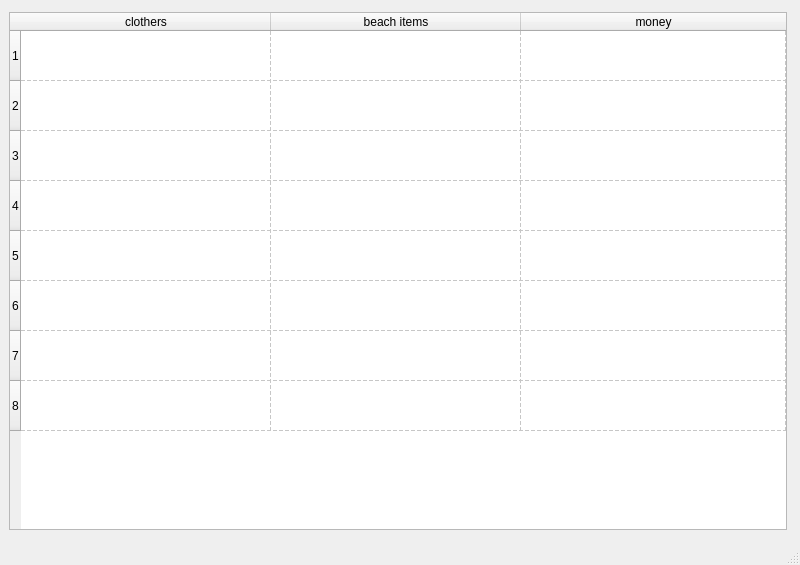
<?xml version="1.0" encoding="UTF-8"?>
<ui version="4.0">
 <class>MainWindow</class>
 <widget class="QMainWindow" name="MainWindow">
  <property name="geometry">
   <rect>
    <x>0</x>
    <y>0</y>
    <width>800</width>
    <height>565</height>
   </rect>
  </property>
  <property name="windowTitle">
   <string>MainWindow</string>
  </property>
  <widget class="QWidget" name="centralwidget">
   <layout class="QVBoxLayout" name="verticalLayout">
    <item>
     <widget class="QTableWidget" name="tableWidget">
      <property name="sizePolicy">
       <sizepolicy hsizetype="Maximum" vsizetype="Maximum">
        <horstretch>100</horstretch>
        <verstretch>0</verstretch>
       </sizepolicy>
      </property>
      <property name="minimumSize">
       <size>
        <width>778</width>
        <height>518</height>
       </size>
      </property>
      <property name="maximumSize">
       <size>
        <width>778</width>
        <height>518</height>
       </size>
      </property>
      <property name="sizeIncrement">
       <size>
        <width>100</width>
        <height>0</height>
       </size>
      </property>
      <property name="layoutDirection">
       <enum>Qt::LeftToRight</enum>
      </property>
      <property name="styleSheet">
       <string notr="true">width: 100%;</string>
      </property>
      <property name="frameShape">
       <enum>QFrame::StyledPanel</enum>
      </property>
      <property name="verticalScrollBarPolicy">
       <enum>Qt::ScrollBarAlwaysOff</enum>
      </property>
      <property name="horizontalScrollBarPolicy">
       <enum>Qt::ScrollBarAlwaysOff</enum>
      </property>
      <property name="showGrid">
       <bool>true</bool>
      </property>
      <property name="gridStyle">
       <enum>Qt::DashLine</enum>
      </property>
      <property name="sortingEnabled">
       <bool>false</bool>
      </property>
      <property name="rowCount">
       <number>8</number>
      </property>
      <attribute name="horizontalHeaderVisible">
       <bool>true</bool>
      </attribute>
      <attribute name="horizontalHeaderCascadingSectionResizes">
       <bool>true</bool>
      </attribute>
      <attribute name="horizontalHeaderMinimumSectionSize">
       <number>250</number>
      </attribute>
      <attribute name="horizontalHeaderDefaultSectionSize">
       <number>250</number>
      </attribute>
      <attribute name="horizontalHeaderHighlightSections">
       <bool>true</bool>
      </attribute>
      <attribute name="horizontalHeaderShowSortIndicator" stdset="0">
       <bool>false</bool>
      </attribute>
      <attribute name="horizontalHeaderStretchLastSection">
       <bool>true</bool>
      </attribute>
      <attribute name="verticalHeaderMinimumSectionSize">
       <number>50</number>
      </attribute>
      <attribute name="verticalHeaderDefaultSectionSize">
       <number>50</number>
      </attribute>
      <attribute name="verticalHeaderStretchLastSection">
       <bool>false</bool>
      </attribute>
      <row/>
      <row/>
      <row/>
      <row/>
      <row/>
      <row/>
      <row/>
      <row/>
      <column>
       <property name="text">
        <string>clothers</string>
       </property>
       <property name="textAlignment">
        <set>AlignCenter</set>
       </property>
      </column>
      <column>
       <property name="text">
        <string>beach items</string>
       </property>
       <property name="textAlignment">
        <set>AlignCenter</set>
       </property>
      </column>
      <column>
       <property name="text">
        <string>money</string>
       </property>
       <property name="textAlignment">
        <set>AlignCenter</set>
       </property>
      </column>
     </widget>
    </item>
   </layout>
  </widget>
  <widget class="QStatusBar" name="statusbar"/>
 </widget>
 <resources/>
 <connections/>
</ui>
